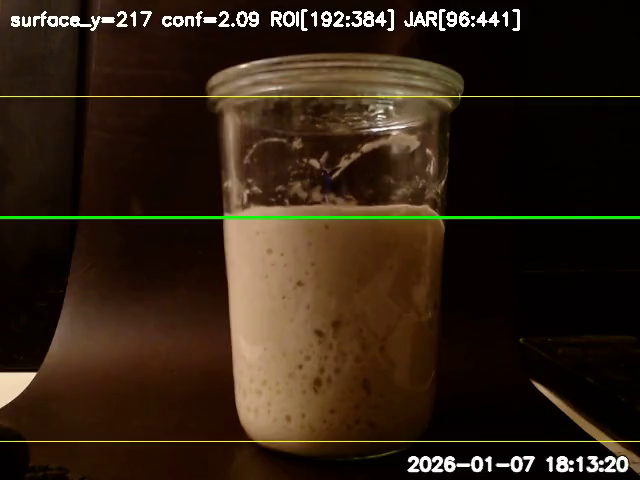
#> input picture frame 1 of timelapse/session_latest.mp4, 640 x 480 px, given in place of the camera
$ python starter_capture.py
#> lines starting #> are read from the running program, lines starting #| are printed output that depends on the picture; after the words box and inside, x2 and y2 are one past the last pixel; in counts of white or black regions, pixels touching at a corner belong together
#!/usr/bin/env python3
import os, time, argparse
from typing import Tuple
import numpy as np
import cv2

# ---------------- Defaults ----------------
DEFAULT_DEVICE = 0
DEFAULT_WIDTH = 640
DEFAULT_HEIGHT = 480

# Manual jar fractions (fallback if auto-jar fails)
DEFAULT_JAR_TOP_FRAC = 0.20
DEFAULT_JAR_BOT_FRAC = 0.99

# Search ROI inside jar (fractions of jar height)
DEFAULT_SEARCH_TOP_FRAC = 0.62
DEFAULT_SEARCH_BOT_FRAC = 0.97

DEFAULT_ROI_PAD_FRAC = 0.12
DEFAULT_MIN_CONF = 0.60

# "Dough never starts below this fraction up from jar bottom"
# (0.20 = surface must be at least 20% above the jar bottom)
DEFAULT_MIN_FROM_BOTTOM_FRAC = 0.20

# Smoothing
GRAY_BLUR = 5
ROW_SMOOTH_K = 31

# Auto-jar tuning
AUTOJAR_CENTER_X_FRAC = 0.15  # ignore outer margins when finding jar
AUTOJAR_MIN_W_FRAC = 0.25
AUTOJAR_MAX_W_FRAC = 0.85
AUTOJAR_MIN_H_FRAC = 0.40
AUTOJAR_MAX_H_FRAC = 0.99

# ------------------------------------------


def _odd(k: int) -> int:
    k = int(k)
    if k < 0:
        return 0
    return k if (k % 2 == 1) else (k + 1)


def pick_surface_row_intensity(roi_bgr: np.ndarray, pad_rows: int = 0) -> Tuple[int, float]:
    """
    Find surface by strongest downward intensity change (row-to-row).
    Returns (row_idx_rel, conf_norm).
    """
    gray = cv2.cvtColor(roi_bgr, cv2.COLOR_BGR2GRAY)

    k = _odd(GRAY_BLUR)
    if k >= 3:
        gray = cv2.GaussianBlur(gray, (k, k), 0)

    row_means = np.mean(gray, axis=1)
    diff = row_means[:-1] - row_means[1:]  # positive = bright->dark transition

    sk = _odd(ROW_SMOOTH_K)
    if sk >= 3 and diff.shape[0] >= sk:
        diff = cv2.GaussianBlur(diff.reshape(-1, 1), (1, sk), 0).ravel()

    # Ignore ROI edges (rim/shoulder/bottom edges often dominate)
    if pad_rows > 0 and diff.shape[0] > (2 * pad_rows + 2):
        diff[:pad_rows] = 0
        diff[-pad_rows:] = 0

    peak_idx = int(np.argmax(diff))
    peak_val = float(diff[peak_idx])

    baseline = float(np.median(diff))
    mad = float(np.median(np.abs(diff - baseline))) + 1e-6
    conf_norm = (peak_val - baseline) / (1.4826 * mad)
    return peak_idx, conf_norm


def open_camera(device: int, width: int, height: int) -> cv2.VideoCapture:
    cap = cv2.VideoCapture(device)
    if width > 0:
        cap.set(cv2.CAP_PROP_FRAME_WIDTH, width)
    if height > 0:
        cap.set(cv2.CAP_PROP_FRAME_HEIGHT, height)
    return cap


def auto_detect_jar_bbox(frame_bgr: np.ndarray):
    """
    Return (x1,x2,y1,y2, score) for jar bbox in image coordinates, or None if not found.
    Strategy:
      - edge map -> dilate -> contours
      - choose a big, centered contour with plausible jar dimensions
    """
    H, W = frame_bgr.shape[:2]
    gray = cv2.cvtColor(frame_bgr, cv2.COLOR_BGR2GRAY)
    gray = cv2.GaussianBlur(gray, (5, 5), 0)

    edges = cv2.Canny(gray, 40, 120)

    # Ignore outer margins (cardboard edges & right-side clutter)
    xm = int(W * AUTOJAR_CENTER_X_FRAC)
    edges[:, :xm] = 0
    edges[:, W - xm:] = 0

    # Close gaps so jar outline becomes a more contiguous contour
    kernel = np.ones((5, 5), np.uint8)
    edges2 = cv2.dilate(edges, kernel, iterations=1)

    cnts, _ = cv2.findContours(edges2, cv2.RETR_EXTERNAL, cv2.CHAIN_APPROX_SIMPLE)
    if not cnts:
        return None, edges, edges2

    cx = W / 2.0

    best = None
    best_score = -1e18

    for c in cnts:
        x, y, w, h = cv2.boundingRect(c)
        if w <= 0 or h <= 0:
            continue

        # size filters
        if w < W * AUTOJAR_MIN_W_FRAC or w > W * AUTOJAR_MAX_W_FRAC:
            continue
        if h < H * AUTOJAR_MIN_H_FRAC or h > H * AUTOJAR_MAX_H_FRAC:
            continue

        # jar is tall-ish
        aspect = h / float(w)
        if aspect < 0.7 or aspect > 3.5:
            continue

        # centered preference
        jar_cx = x + w / 2.0
        center_penalty = abs(jar_cx - cx) / W  # 0 is perfect

        area = w * h
        score = area - (center_penalty * area * 0.35)

        if score > best_score:
            best_score = score
            best = (x, y, x + w, y + h)

    if best is None:
        return None, edges, edges2

    x1, y1, x2, y2 = best

    # Expand a bit to include rim thickness / faint sides
    pad_x = int(0.04 * (x2 - x1))
    pad_y = int(0.02 * (y2 - y1))

    x1 = max(0, x1 - pad_x)
    x2 = min(W - 1, x2 + pad_x)
    y1 = max(0, y1 - pad_y)
    y2 = min(H - 1, y2 + pad_y)

    return (x1, x2, y1, y2, float(best_score)), edges, edges2


def now_stamp():
    return time.strftime("%Y%m%d_%H%M%S")


def main() -> int:
    ap = argparse.ArgumentParser()
    ap.add_argument("--device", type=int, default=DEFAULT_DEVICE)
    ap.add_argument("--width", type=int, default=DEFAULT_WIDTH)
    ap.add_argument("--height", type=int, default=DEFAULT_HEIGHT)

    ap.add_argument("--save-image", action="store_true")
    ap.add_argument("--image-dir", type=str, default=".")
    ap.add_argument("--prefix", type=str, default="run")

    # Search ROI inside jar
    ap.add_argument("--search-top-frac", type=float, default=DEFAULT_SEARCH_TOP_FRAC)
    ap.add_argument("--search-bot-frac", type=float, default=DEFAULT_SEARCH_BOT_FRAC)
    ap.add_argument("--roi-pad-frac", type=float, default=DEFAULT_ROI_PAD_FRAC)
    ap.add_argument("--min-conf", type=float, default=DEFAULT_MIN_CONF)

    # Manual jar fallback
    ap.add_argument("--jar-top-frac", type=float, default=DEFAULT_JAR_TOP_FRAC)
    ap.add_argument("--jar-bot-frac", type=float, default=DEFAULT_JAR_BOT_FRAC)

    # Hard rule: surface must be at least X up from bottom
    ap.add_argument("--min-from-bottom-frac", type=float, default=DEFAULT_MIN_FROM_BOTTOM_FRAC)

    # Debug images
    ap.add_argument("--debug", action="store_true", default=True)
    ap.add_argument("--no-debug", action="store_false", dest="debug")

    args = ap.parse_args()
    debug = bool(args.debug)

    os.makedirs(args.image_dir, exist_ok=True)

    cap = open_camera(args.device, args.width, args.height)
    ok, frame = cap.read()
#> frame is the input picture: shape (480, 640, 3); mean B, G, R 20.1, 33.9, 48.6
    cap.release()

    if not ok or frame is None:
        print("ERROR: Could not read frame.")
        return 2

    H, W = frame.shape[:2]
#> H = 480; W = 640

    # ---------- AUTOJAR: detect jar bbox ----------
    auto = auto_detect_jar_bbox(frame)
#> in auto_detect_jar_bbox, `gray = cv2.GaussianBlur(gray, (5, 5), 0)`:
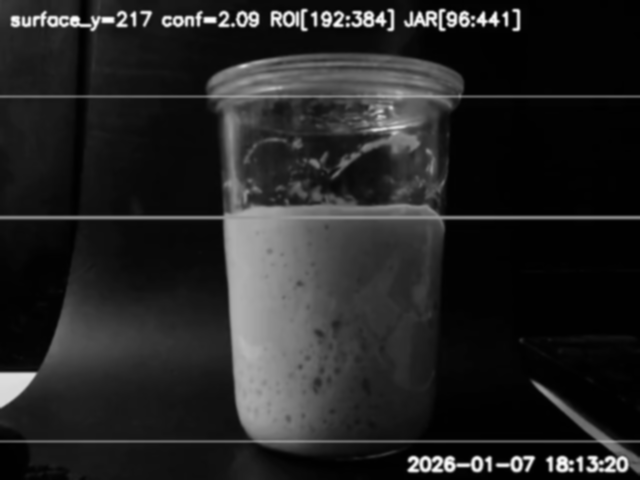
#> gray: shape (480, 640); min 0, max 253, mean 36.6
#> in auto_detect_jar_bbox, `edges = cv2.Canny(gray, 40, 120)`:
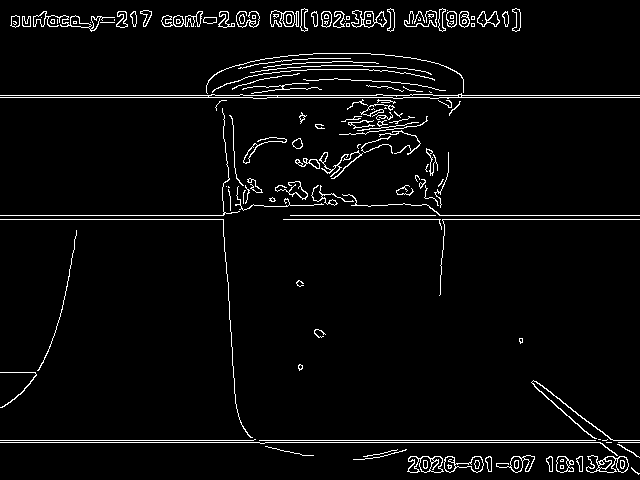
#> edges: shape (480, 640); 4% white in thin lines or dots
#> in auto_detect_jar_bbox, `edges[:, W - xm:] = 0`: edges: shape (480, 640); 3.2% white in thin lines or dots, all inside (x1, y1, x2, y2) = (96, 8, 544, 473)
#> in auto_detect_jar_bbox, `edges2 = cv2.dilate(edges, kernel, iterations=1)`:
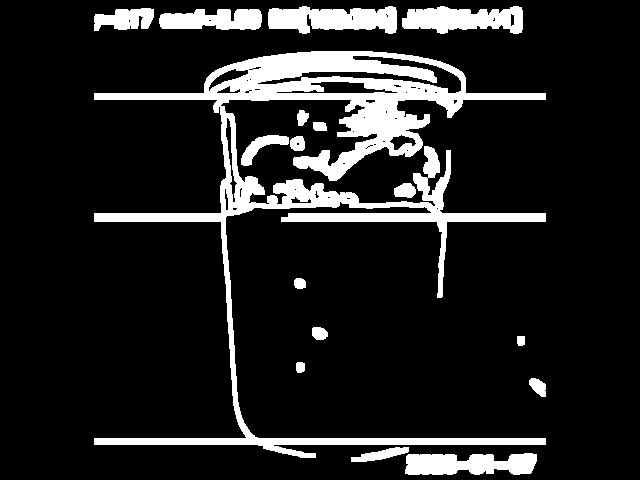
#> edges2: shape (480, 640); 13.3% white; 17 white regions
#> in auto_detect_jar_bbox, `cnts, _ = cv2.findContours(edges2, cv2.RETR_EXTERNAL, cv2.CHAIN_APPROX..`: cnts = 17 contours; largest, box (x1, y1, x2, y2) and area: (94, 51, 546, 458) 29392, (268, 6, 397, 34) 2502, (402, 6, 523, 34) 2280, (405, 453, 537, 475) 2152, (159, 9, 262, 30) 1596
#> the loop in auto_detect_jar_bbox, `for c in cnts:` made 17 passes
#> (x, y, w, h, aspect, jar_cx, center_penalty, area) on pass 13: (94, 51, 452, 407, 0.9, 320, 0, 183964)
#> (x, y, w, h) on passes 1 to 6: (405, 453, 132, 22), (351, 447, 58, 15), (529, 378, 17, 19), (296, 362, 9, 11), (517, 336, 8, 10), (312, 327, 16, 13)
#> after the loop in auto_detect_jar_bbox, `for c in cnts:`: best_score = 183964
#> in auto_detect_jar_bbox, `x1, y1, x2, y2 = best`: x1 = 94; y1 = 51; x2 = 546; y2 = 458
#> in auto_detect_jar_bbox, `pad_x = int(0.04 * (x2 - x1))`: pad_x = 18
#> in auto_detect_jar_bbox, `pad_y = int(0.02 * (y2 - y1))`: pad_y = 8
#> in auto_detect_jar_bbox, `x1 = max(0, x1 - pad_x)`: x1 = 76
#> in auto_detect_jar_bbox, `x2 = min(W - 1, x2 + pad_x)`: x2 = 564
#> in auto_detect_jar_bbox, `y1 = max(0, y1 - pad_y)`: y1 = 43
#> in auto_detect_jar_bbox, `y2 = min(H - 1, y2 + pad_y)`: y2 = 466
    used_autojar = False

    if auto and auto[0] is not None:
        (jx1, jx2, jy1, jy2, _score), edges, edges2 = auto
#> jx1 = 76; jx2 = 564; jy1 = 43; jy2 = 466
        jar_top = int(np.clip(jy1, 0, H - 2))
#> jar_top = 43
        jar_bot = int(np.clip(jy2, jar_top + 1, H - 1))
#> jar_bot = 466
        jar_x1 = int(np.clip(jx1, 0, W - 2))
#> jar_x1 = 76
        jar_x2 = int(np.clip(jx2, jar_x1 + 1, W - 1))
#> jar_x2 = 564
        used_autojar = True
    else:
        edges = None
        edges2 = None
        jar_top = int(np.clip(H * args.jar_top_frac, 0, H - 2))
        jar_bot = int(np.clip(H * args.jar_bot_frac, jar_top + 1, H - 1))
        jar_x1, jar_x2 = 0, W - 1

    jar_h = max(1, (jar_bot - jar_top))
#> jar_h = 423

    # Detection ROI (internal) - relative to jar bounds
    y1 = int(np.clip(jar_top + jar_h * args.search_top_frac, jar_top, jar_bot - 2))
#> y1 = 305
    y2 = int(np.clip(jar_top + jar_h * args.search_bot_frac, y1 + 1, jar_bot - 1))
#> y2 = 453

    # ROI inside jar X bounds (reduces cardboard/right-side clutter)
    roi = frame[y1:y2, jar_x1:jar_x2].copy()
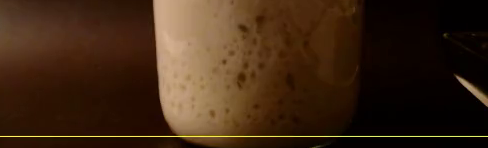
#> roi: shape (148, 488, 3); mean B, G, R 20.5, 38.9, 62.1

    # Detect surface within ROI, ignoring ROI edge rows
    pad_rows = int(max(0, min(roi.shape[0] // 3, roi.shape[0] * args.roi_pad_frac)))
#> pad_rows = 17
    row_rel, conf = pick_surface_row_intensity(roi, pad_rows=pad_rows)
#> in pick_surface_row_intensity, `gray = cv2.GaussianBlur(gray, (k, k), 0)`:
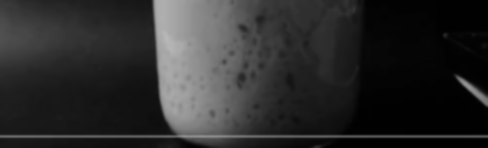
#> gray: shape (148, 488); min 1, max 184, mean 43.7
#> in pick_surface_row_intensity, `row_means = np.mean(gray, axis=1)`: row_means = 148 values, max 100.7 at index 136, min 13.49 at index 147, mean 43.72
#> in pick_surface_row_intensity, `diff = row_means[:-1] - row_means[1:]`: diff = 147 values, max 39.51 at index 137, min -38.28 at index 134, mean 0.239
#> in pick_surface_row_intensity, `diff = cv2.GaussianBlur(diff.reshape(-1, 1), (1, sk), 0).ravel()`: diff = 147 values, max 2.89 at index 141, min -1.28 at index 130, mean 0.245
#> in pick_surface_row_intensity, `peak_idx = int(np.argmax(diff))`: peak_idx = 102
#> in pick_surface_row_intensity, `peak_val = float(diff[peak_idx])`: peak_val = 0.432
#> in pick_surface_row_intensity, `baseline = float(np.median(diff))`: baseline = 0.0777
#> in pick_surface_row_intensity, `mad = float(np.median(np.abs(diff - baseline))) + 1e-6`: mad = 0.194
#> in pick_surface_row_intensity, `conf_norm = (peak_val - baseline) / (1.4826 * mad)`: conf_norm = 1.23
#> row_rel = 102; conf = 1.23

    surface_y = y1 + row_rel
#> surface_y = 407

    # Enforce "must be at least X up from bottom of jar"
    min_y_allowed = int(jar_bot - jar_h * float(args.min_from_bottom_frac))
#> min_y_allowed = 381
    clamped = False
    if surface_y > min_y_allowed:
        surface_y = min_y_allowed
#> surface_y = 381
        clamped = True

    rejected = (conf < args.min_conf)
#> rejected = False

    # if rejected, still show something stable: use midpoint of ROI but keep clamp rule
    if rejected:
        surface_y = y1 + (roi.shape[0] // 2)
        if surface_y > min_y_allowed:
            surface_y = min_y_allowed
            clamped = True

    # ---------- save raw ----------
    if args.save_image:
        img_path = os.path.join(args.image_dir, f"{args.prefix}_{now_stamp()}.jpg")
        cv2.imwrite(img_path, frame)
        print(img_path)

    # ---------- debug images ----------
    if debug and used_autojar and edges is not None:
        dbg_edges_path = os.path.join(args.image_dir, f"{args.prefix}_debug_edges_{now_stamp()}.jpg")
        cv2.imwrite(dbg_edges_path, edges)

        dbg2 = frame.copy()
        # jar bbox in yellow
        cv2.rectangle(dbg2, (jar_x1, jar_top), (jar_x2, jar_bot), (0, 255, 255), 1)
        # ROI in yellow
        cv2.rectangle(dbg2, (jar_x1, y1), (jar_x2, y2), (0, 255, 255), 1)
        # surface in green
        cv2.line(dbg2, (0, surface_y), (W - 1, surface_y), (0, 255, 0), 2)
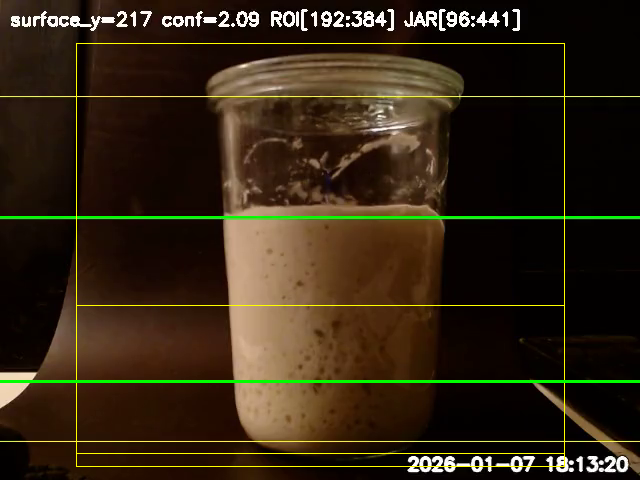
#> dbg2: shape (480, 640, 3); mean B, G, R 19.8, 37.3, 50.1
        dbg_autojar_path = os.path.join(args.image_dir, f"{args.prefix}_debug_autojar_{now_stamp()}.jpg")
        cv2.imwrite(dbg_autojar_path, dbg2)

    if debug:
        # ROI image
        roi_path = os.path.join(args.image_dir, f"{args.prefix}_roi_{now_stamp()}.jpg")
        cv2.imwrite(roi_path, roi)

        # overlay
        overlay = frame.copy()

        # jar bounds (yellow lines)
        cv2.line(overlay, (0, jar_top), (W - 1, jar_top), (0, 255, 255), 1)
        cv2.line(overlay, (0, jar_bot), (W - 1, jar_bot), (0, 255, 255), 1)

        # surface line (green)
        cv2.line(overlay, (0, surface_y), (W - 1, surface_y), (0, 255, 0), 2)

        ts_label = time.strftime("%Y-%m-%d %H:%M:%S")
        cv2.putText(overlay, ts_label, (W - 260, H - 10), cv2.FONT_HERSHEY_SIMPLEX, 0.6, (255, 255, 255), 2)

        extra = " AUTOJAR" if used_autojar else ""
        if clamped:
            extra += " CLAMP"
        label = f"surface_y={surface_y} conf={conf:.2f} ROI[{y1}:{y2}] JAR[{jar_top}:{jar_bot}]{extra}"
        cv2.putText(overlay, label, (10, 24), cv2.FONT_HERSHEY_SIMPLEX, 0.6, (255, 255, 255), 2)
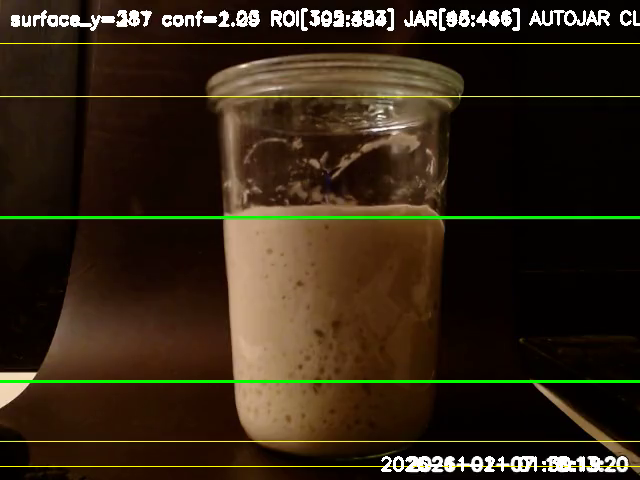
#> overlay: shape (480, 640, 3); mean B, G, R 22.1, 38.3, 51.2

        overlay_path = os.path.join(args.image_dir, f"{args.prefix}_overlay_{now_stamp()}.jpg")
        cv2.imwrite(overlay_path, overlay)

    # stdout parse line for runner/app
    extra2 = " AUTOJAR" if used_autojar else ""
    if clamped:
        extra2 += " CLAMP"
    print(f"SURFACE_Y {surface_y} conf={conf:.2f} ROI[{y1}:{y2}] JAR[{jar_top}:{jar_bot}]{' REJECTED' if rejected else ''}{extra2}")
#| SURFACE_Y 381 conf=1.23 ROI[305:453] JAR[43:466] AUTOJAR CLAMP
    return 0


if __name__ == "__main__":
    raise SystemExit(main())
#> (the program exits here)

$ run again, starting later in the video
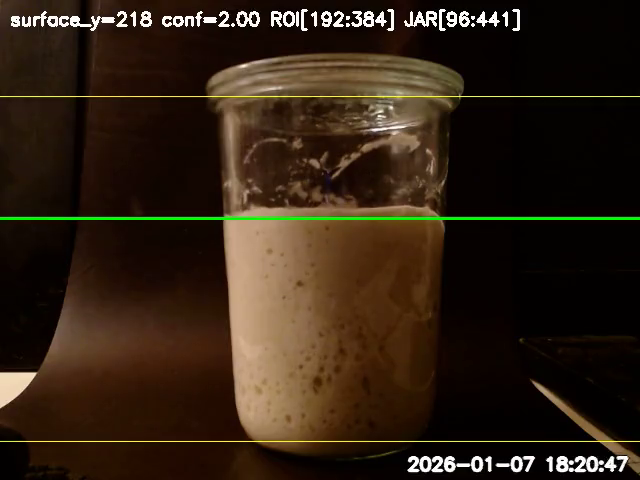
#> input picture frame 7 of timelapse/session_latest.mp4, 640 x 480 px, given in place of the camera
#> in main, frame is the input picture: shape (480, 640, 3); mean B, G, R 20, 33.9, 48.5
#> in auto_detect_jar_bbox, `edges = cv2.Canny(gray, 40, 120)`:
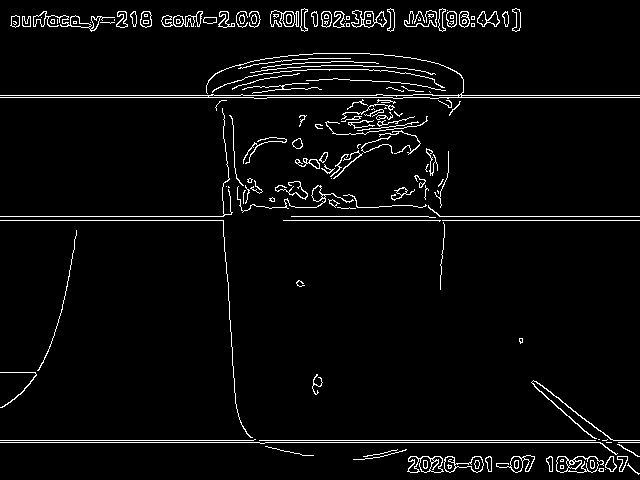
#> edges: shape (480, 640); 4% white in thin lines or dots
#> edges2: shape (480, 640); 13.5% white; 15 white regions
#> cnts = 15 contours; largest, box (x1, y1, x2, y2) and area: (94, 51, 546, 458) 30084, (268, 6, 397, 34) 2502, (402, 6, 523, 34) 2280, (405, 453, 537, 475) 2152, (159, 9, 263, 30) 1607
#> the loop in auto_detect_jar_bbox, `for c in cnts:` made 15 passes
#> (x, y, w, h, aspect, jar_cx, center_penalty, area) on pass 11: (94, 51, 452, 407, 0.9, 320, 0, 183964)
#> after the loop in auto_detect_jar_bbox, `for c in cnts:`: best_score = 183964
#> in auto_detect_jar_bbox, `x1, y1, x2, y2 = best`: x1 = 94; y1 = 51; x2 = 546; y2 = 458
#> pad_x = 18
#> pad_y = 8
#> in auto_detect_jar_bbox, `x1 = max(0, x1 - pad_x)`: x1 = 76
#> in auto_detect_jar_bbox, `x2 = min(W - 1, x2 + pad_x)`: x2 = 564
#> in auto_detect_jar_bbox, `y1 = max(0, y1 - pad_y)`: y1 = 43
#> in auto_detect_jar_bbox, `y2 = min(H - 1, y2 + pad_y)`: y2 = 466
#> jx1 = 76; jx2 = 564; jy1 = 43; jy2 = 466
#> jar_top = 43
#> jar_bot = 466
#> jar_x1 = 76
#> jar_x2 = 564
#> jar_h = 423
#> in main, `y1 = int(np.clip(jar_top + jar_h * args.search_top_frac, jar_top, jar_..`: y1 = 305
#> in main, `y2 = int(np.clip(jar_top + jar_h * args.search_bot_frac, y1 + 1, jar_b..`: y2 = 453
#> row_means = 148 values, max 100.7 at index 136, min 13.49 at index 147, mean 43.79
#> in pick_surface_row_intensity, `diff = row_means[:-1] - row_means[1:]`: diff = 147 values, max 39.51 at index 137, min -38.29 at index 134, mean 0.239
#> in pick_surface_row_intensity, `diff = cv2.GaussianBlur(diff.reshape(-1, 1), (1, sk), 0).ravel()`: diff = 147 values, max 2.89 at index 141, min -1.29 at index 130, mean 0.246
#> peak_idx = 117
#> peak_val = 0.426
#> baseline = 0.0756
#> mad = 0.187
#> conf_norm = 1.26
#> row_rel = 117; conf = 1.26
#> in main, `surface_y = y1 + row_rel`: surface_y = 422
#> min_y_allowed = 381
#> rejected = False
#> in main, `cv2.putText(overlay, label, (10, 24), cv2.FONT_HERSHEY_SIMPLEX, 0.6, (..`:
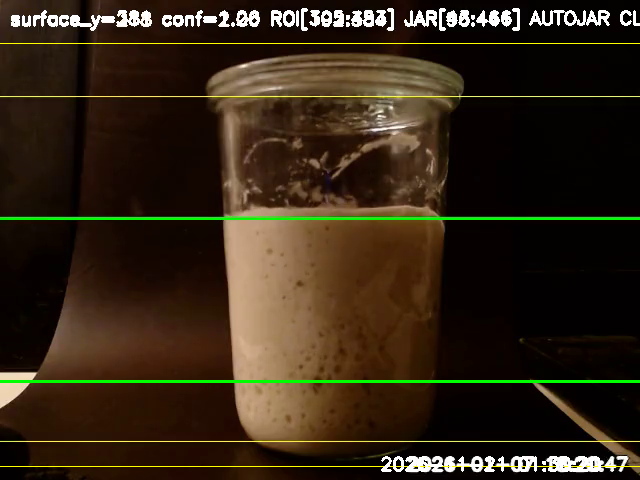
#> overlay: shape (480, 640, 3); mean B, G, R 22, 38.3, 51.1
#| SURFACE_Y 381 conf=1.26 ROI[305:453] JAR[43:466] AUTOJAR CLAMP
